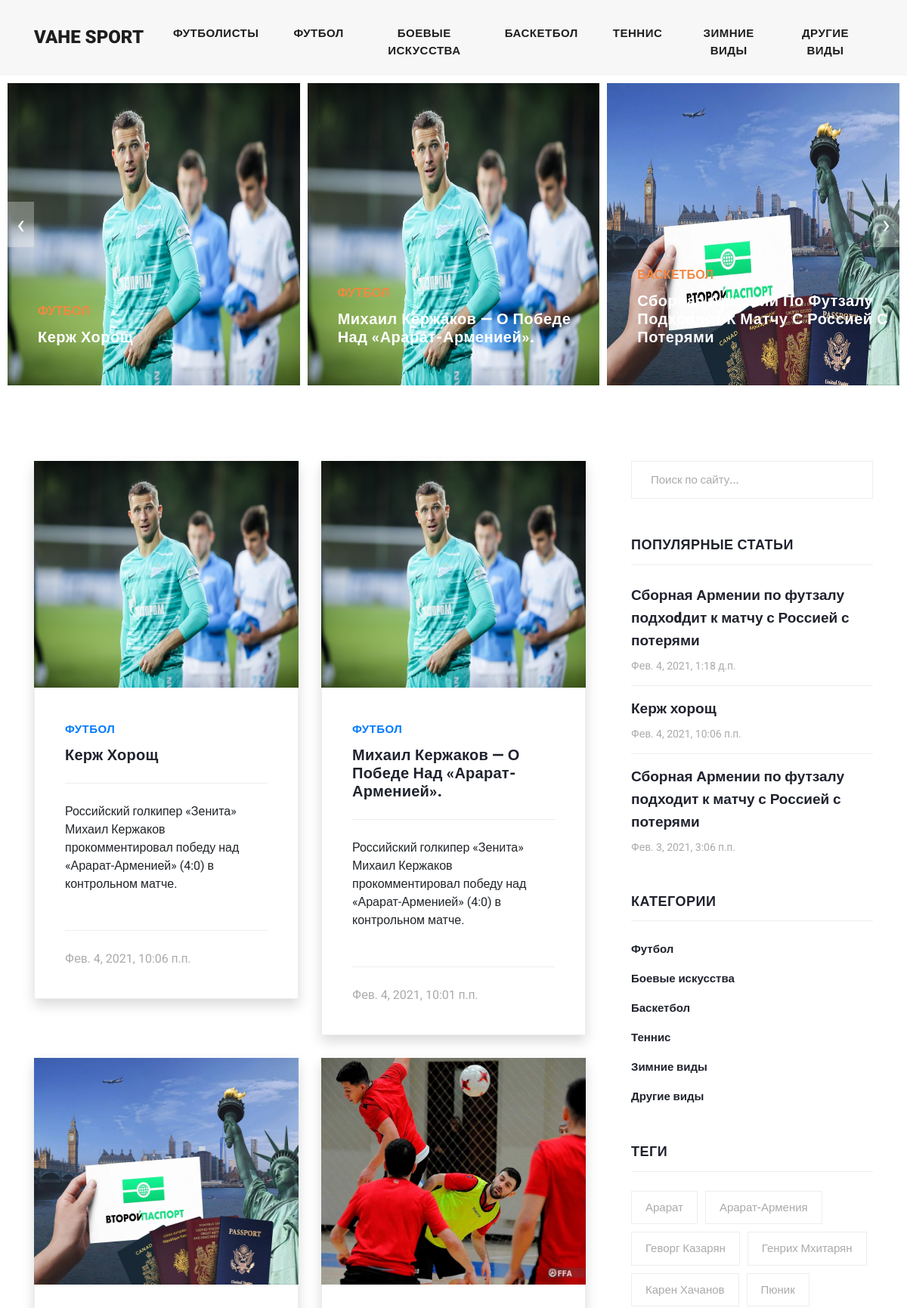
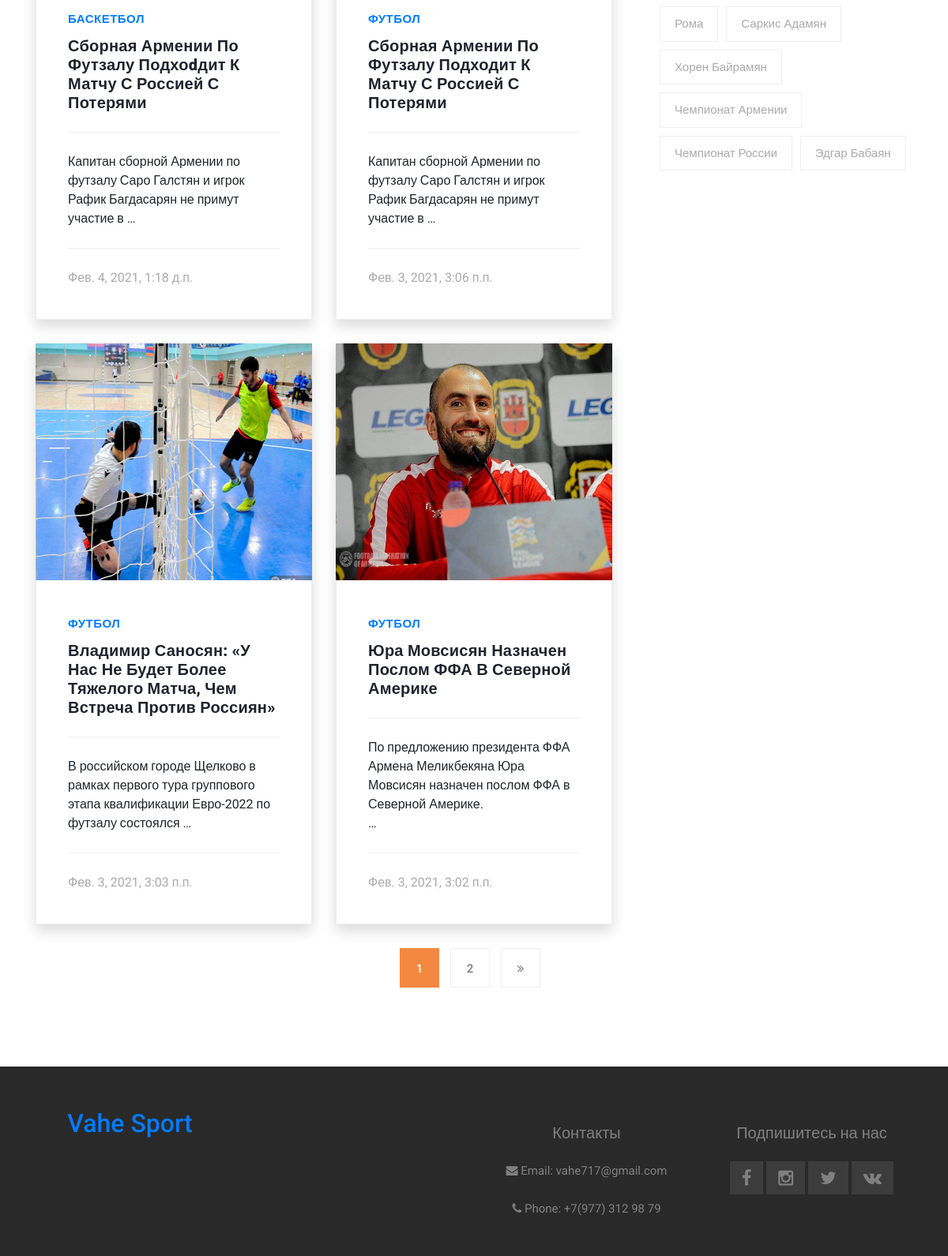
The page / on the database its author committed (2 pictures, top to bottom).
### blog/models.py (models this page shows, shortened)
class Category(models.Model):
    title = models.CharField(max_length=255)
    slug = models.SlugField(max_length=255, verbose_name='url', unique=True)
    def __str__(self):
        return self.title
    def get_absolute_url(self):
        return reverse('category', kwargs={"slug": self.slug})
    class Meta:
        ordering = ['id']
        verbose_name = 'Категория'
        verbose_name_plural = 'Категории'

class Post(models.Model):
    title = models.CharField(max_length=255, verbose_name='Заголовок')
    slug = models.SlugField(max_length=255, verbose_name='url', unique=True)
    author = models.CharField(max_length=100, verbose_name='Автор')
    content = models.TextField(blank=True)
    created_at = models.DateTimeField(auto_now_add=True, verbose_name='Опубликовано')
    photo = models.ImageField(upload_to = 'photos/%Y/%m%d', blank=True, verbose_name='Фото')
    views = models.IntegerField(default=0, verbose_name='Количество просмотров')
    category = models.ForeignKey(Category, on_delete=models.PROTECT,
                                                        related_name='posts', verbose_name='Категория')
    tags = models.ManyToManyField(Tag, blank = True, related_name='posts', verbose_name='Теги')
    video = EmbedVideoField(default='')
    def get_absolute_url(self):
        return reverse('post', kwargs={"slug": self.slug})
    class Meta:
            ordering = ['-created_at']
            verbose_name = 'Новость'
            verbose_name_plural = 'Новости'

class Tag(models.Model):
    title = models.CharField(max_length=255)
    slug = models.SlugField(max_length=255, verbose_name='url', unique=True)
    def get_absolute_url(self):
        return reverse('tag', kwargs={"slug": self.slug})
    class Meta:
            ordering = ['title']
            verbose_name = 'Тег'
            verbose_name_plural = 'Теги'

### blog/views.py (the view)
# urls.py: path('', Home.as_view(), name='home'),
class Home(ListView):
    model = Post
    template_name = 'blog/index.html'
    context_object_name = 'posts'
    paginate_by = 6
    def get_context_data(self,*,object_list=None, **kwargs):
        context = super().get_context_data(**kwargs)
        context['title'] = 'Главная'
        return context

### blog/templatetags/menu.py (called while the page is built)
@register.inclusion_tag('blog/menu_tpl.html')
def show_menu(menu_class='menu'):
    categories = Category.objects.all()
    return {'categories':categories, 'menu_class':menu_class}

@register.inclusion_tag('blog/sidebar_menu.html')
def show_menu_sidebar(menu_class='menu'):
    categories = Category.objects.all()
    return {'categories':categories, 'menu_class':menu_class}

@register.inclusion_tag('blog/recent_posts.html')
def get_recent_posts(cnt=4):
    posts = Post.objects.order_by('-created_at')[:cnt]
    return {'posts': posts}

### blog/templatetags/sidebar.py (called while the page is built)
@register.inclusion_tag('blog/popular_posts.html')
def get_popular(cnt=3):
    posts = Post.objects.order_by('-views')[:cnt]
    return {'posts': posts}

@register.inclusion_tag('blog/tags.html')
def get_tags():
    tags = Tag.objects.all()
    return {'tags':tags}

### blog/templates/blog/index.html (shortened to what this page needs)
{% extends 'base.html' %}
{% load static %}
{% load menu %}
{% block content %}
{% include 'blog/header_posts.html' %}
<section class="blog-posts grid-system">
    <div class="container">
      <div class="row">
        <div class="col-lg-8">
          <div class="all-blog-posts">
            <div class="row">
                    {% for post in posts %}
                    <div class="col-lg-6">
                      <div class="blog-post shadow">
                        <div class="blog-thumb">
                          {% if post.photo %}
                              <img src="{{ post.photo.url }}" alt="{{post.title}}" height=300>
                            {% else %}
                              <img src="https://picsum.photos/id/300/200/300" alt="" class="mr-3">
                            {% endif %}
                        </div>
                            <div class="down-content">
                            <span><a href="{{post.category.get_absolute_url}}">{{post.category}}</a></span>
                            <a href="{{ post.get_absolute_url }}"><h4>{{ post.title }}</h4></a>
                            {{post.content |safe | truncatewords:15}}
                            <br>
                              <div class="post-options">
                                <div class="row">
                                  <div class="col-12">
                                    <ul class="post-tags">
                                      <li>{{post.created_at}}</li>
                                    </ul>
                                  </div>
                                </div>
                              </div>
                          </div>
                      </div>
                    </div>
                    {% endfor %}
                  </div>
              </div>
            </div>
            {% include 'inc/_sidebar.html' %}
        </div>
    </div>
</section>
{% include 'inc/_pagination.html' %}
{% endblock %}

### blog/templates/blog/menu_tpl.html
<div class="collapse navbar-collapse {{ menu_class }} " id="navbarResponsive">
    <ul class="navbar-nav ml-auto">
      <li class="nav-item">
        <a class="nav-link" href="{% url 'players' %}">футболисты</a>
      </li>
        {% for i in categories %}
        <li class="nav-item">
          <a class="nav-link" href="{{ i.get_absolute_url }}">{{ i.title }}</a>
        </li>
        {% endfor %}
    </ul>
</div>

### blog/templates/blog/recent_posts.html
    <div class="owl-banner owl-carousel">
      {% for i in posts %}
      <div class="item">
        <img src="{{ i.photo.url }}" alt="{{ i.title }}" height="400" >
        <div class="item-content">
          <div class="main-content">
            <div class="meta-category">
              <span>{{i.category}}</span>
            </div>
            <a href="{{ i.get_absolute_url }}"><h4>{{i.title}}</h4></a>
          </div>
        </div>
      </div>
      {% endfor %}
    </div>

### blog/templates/blog/popular_posts.html
<div class="sidebar-item recent-posts">
  <div class="sidebar-heading">
    <h2>Популярные статьи</h2>
  </div>
  <div class="content">
    <ul>
      {% for post in posts %}
      <li><a href="{{ post.get_absolute_url }}">
        <h5>{{post.title}}</h5>
        <span>{{post.created_at}}</span>
      </a></li>
      {% endfor %}
    </ul>
  </div>
</div>
</div>

### blog/templates/blog/sidebar_menu.html
<div class="content">
  <ul>
    {% for cat in categories %}
    <li><a href="{{ cat.get_absolute_url }}">{{ cat.title }}</a></li>
    {% endfor %}
  </ul>
</div>

### blog/templates/blog/tags.html
<div class="sidebar-item tags">
  <div class="sidebar-heading">
    <h2>Теги</h2>
  </div>
  <div class="content">
    <ul>
      {% for tag in tags %}
          <li><a  href="{{ tag.get_absolute_url }}">{{tag.title}}</a></li>
      {% endfor %}
    </ul>
  </div>

### siteblog/static/css/master.css (style rules this page uses)
body { font-family: 'Roboto', sans-serif; overflow-x: hidden; text-rendering: optimizeLegibility; -webkit-font-smoothing: antialiased; -moz-osx-font-smoothing: grayscale; }
footer p, a { font-size: 15px; font-family: 'Roboto', sans-serif; }
::placeholder { font-size: 15px; padding-left: 10px; }
a { text-decoration: none!important; }
ul { padding: 0; margin: 0; list-style: none; }
h1,h2,h3,h4,h5,h6 { margin: 0px; }
#navbarResponsive { z-index: 999; }
.navbar-collapse { text-align: center; }
.navbar .navbar-nav .nav-item { margin: 0px 15px; }
.navbar .navbar-nav a.nav-link { text-transform: capitalize; font-size: 15px; font-weight: 800; text-transform: uppercase; letter-spacing: 0.5px; color: #1e1e1e; transition: all 0.3s; }
.owl-banner { padding-top: 110px; }
.owl-banner .item { position: relative; }
.owl-banner .item .item-content { position: absolute; bottom: 40px; left: 40px; }
.owl-banner .item .item-content .meta-category span { color: #f48840; font-size: 18px; text-transform: uppercase; font-weight: 900; letter-spacing: 0.25px; }
.owl-banner .item .item-content h4 { font-size: 24px; font-weight: 900; color: #fff; letter-spacing: 0.5px; text-transform: capitalize; margin: 10px 0px 12px 0px; }
.blog-posts { margin-top: 100px; }
.blog-posts .blog-post { margin-bottom: 30px; }
.blog-posts .blog-thumb img { width: 100%; overflow: hidden; }
.blog-posts .down-content { padding: 40px; border-right: 1px solid #eee; border-left: 1px solid #eee; border-bottom: 1px solid #eee; }
.blog-posts .down-content span { font-size: 18px; text-transform: uppercase; letter-spacing: 0.5px; font-weight: 900; color: #f48840; }
.blog-posts .down-content h4 { font-size: 24px; text-transform: capitalize; letter-spacing: 0.5px; font-weight: 900; color: #20232e; margin: 10px 0px 12px 0px; }
.blog-posts .down-content h4 { font-size: 20px; letter-spacing: 0.25px; }
.blog-posts .down-content p { padding: 25px 0px; margin: 25px 0px; border-top: 1px solid #eee; border-bottom: 1px solid #eee; }
.blog-posts .down-content ul.post-tags li, .blog-posts .down-content ul.post-share li { display: inline-block; }
.blog-posts .down-content ul.post-tags li, .blog-posts .down-content ul.post-share li { color: #aaa; }
.blog-posts .sidebar-heading h2 { font-size: 18px; text-transform: uppercase; font-weight: 900; letter-spacing: 0.5px; color: #20232e; border-bottom: 1px solid #eee; padding-bottom: 15px; margin-bottom: 25px; }
.sidebar .sidebar-item { margin-top: 50px; }
.sidebar .sidebar-heading h2 { font-size: 18px; text-transform: uppercase; font-weight: 900; letter-spacing: 0.5px; color: #20232e; border-bottom: 1px solid #eee; padding-bottom: 15px; margin-bottom: 25px; }
.sidebar .recent-posts ul li { margin-bottom: 15px; padding-bottom: 15px; border-bottom: 1px solid #eee; }
.sidebar .recent-posts ul li:last-child { margin-bottom: 0px; padding-bottom: 0px; border-bottom: none; }
.sidebar .recent-posts ul li h5 { font-size: 19px; font-weight: 900; color: #20232e; line-height: 30px; transition: all 0.3s; }
.sidebar .recent-posts ul li span { display: block; font-size: 14px; color: #aaa; margin-top: 8px; }
.sidebar .categories ul li { margin-bottom: 15px; }
.sidebar .categories ul li:last-child { margin-bottom: 0px; }
.sidebar .categories ul li a { font-size: 15px; font-weight: 700; color: #20232e; transition: all .3s; }
.sidebar .tags ul li { margin-right: 6px; display: inline-block; }
.sidebar .tags ul li { margin-bottom: 10px; }
.sidebar .tags ul li a { font-size: 15px; font-weight: 500; color: #aaa; display: inline-block; border: 1px solid #eee; padding: 10px 18px; transition: all .3s; }
@media (max-width: 1250px) { .owl-banner .item .item-content .meta-category span { font-size: 16px; } }
@media (max-width: 1250px) { .owl-banner .item .item-content h4 { font-size: 20px; } }

### rows shown on the page
Category: title "ФУТБОЛ", title "Футбол"
Category: title "БОЕВЫЕ ИСКУССТВА", title "Боевые искусства"
Category: title "БАСКЕТБОЛ", title "Баскетбол"
Category: title "ТЕННИС", title "Теннис"
Category: title "ЗИМНИЕ ВИДЫ", title "Зимние виды"
Category: title "ДРУГИЕ ВИДЫ", title "Другие виды"
Post: photo (picture), title "Керж Хорощ", category "ФУТБОЛ", content "Российский голкипер «Зенита» Михаил Кержаков прокомментировал победу над «Арарат-Арменией» (4:0) в контрольном матче.", created_at "Фев. 4, 2021, 10:06 п.п.", title "Керж хорощ"
Post: photo (picture), category "ФУТБОЛ", title "Михаил Кержаков — О Победе Над «Арарат-Арменией».", content "Российский голкипер «Зенита» Михаил Кержаков прокомментировал победу над «Арарат-Арменией» (4:0) в контрольном матче.", created_at "Фев. 4, 2021, 10:01 п.п."
Post: photo (picture), category "БАСКЕТБОЛ", title "Сборная Армении По Футзалу Подхоdдит К Матчу С Россией С Потерями", content "Капитан сборной Армении по футзалу Саро Галстян и игрок Рафик Багдасарян не примут участие в …", created_at "Фев. 4, 2021, 1:18 д.п.", title "Сборная Армении по футзалу подхоdдит к матчу с Россией с потерями"
Post: photo (picture), category "ФУТБОЛ", title "Сборная Армении По Футзалу Подходит К Матчу С Россией С Потерями", content "Капитан сборной Армении по футзалу Саро Галстян и игрок Рафик Багдасарян не примут участие в …", created_at "Фев. 3, 2021, 3:06 п.п.", title "Сборная Армении по футзалу подходит к матчу с Россией с потерями"
Post: photo (picture), category "ФУТБОЛ", title "Владимир Саносян: «У Нас Не Будет Более Тяжелого Матча, Чем Встреча Против Россиян»", content "В российском городе Щелково в рамках первого тура группового этапа квалификации Евро-2022 по футзалу состоялся …", created_at "Фев. 3, 2021, 3:03 п.п."
Post: photo (picture), category "ФУТБОЛ", title "Юра Мовсисян Назначен Послом ФФА В Северной Америке", content "По предложению президента ФФА Армена Меликбекяна Юра Мовсисян назначен послом ФФА в Северной Америке. …", created_at "Фев. 3, 2021, 3:02 п.п."
Tag: title "Арарат"
Tag: title "Арарат-Армения"
Tag: title "Геворг Казарян"
Tag: title "Генрих Мхитарян"
Tag: title "Карен Хачанов"
Tag: title "Пюник"
Tag: title "Рома"
Tag: title "Саркис Адамян"
Tag: title "Хорен Байрамян"
Tag: title "Чемпионат Армении"
Tag: title "Чемпионат России"
Tag: title "Эдгар Бабаян"

### other values the page prints
{{ p }} "1"
{{ p }} "2"
